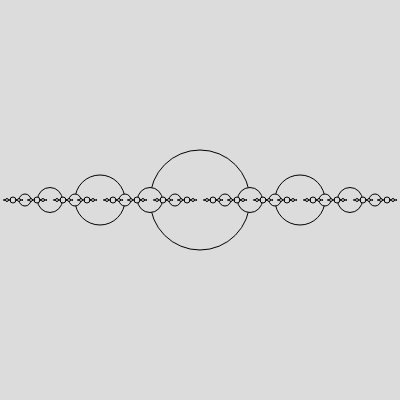
Frame 1 (no input)
Frame 60 (no input): identical to frame 1, image omitted
Frame 120 (the mouse pressed at the canvas centre since frame 60): identical to frame 1, image omitted

The p5.js sketch that drew this single still picture (run headless with seeded random() and noise() and a simulated clock; from frame 60 on, the mouse is pressed at the canvas centre):

// p5.js sketch
// ── sketch.js
function setup() {
  createCanvas(400, 400);
}

function draw() {
  background(220);
  main()
}

function main(){
  conta(200,200,100)
}

function conta(x,y,r){
  if(r >= 1){
    stroke(0)
    fill(220)
    ellipse(x,y,r,r)
    conta(x+r,y,int(r*0.5))
    conta(x-r,y,int(r*0.5))
    //conta(x,y+r,int(r*0.5))
  }
}
